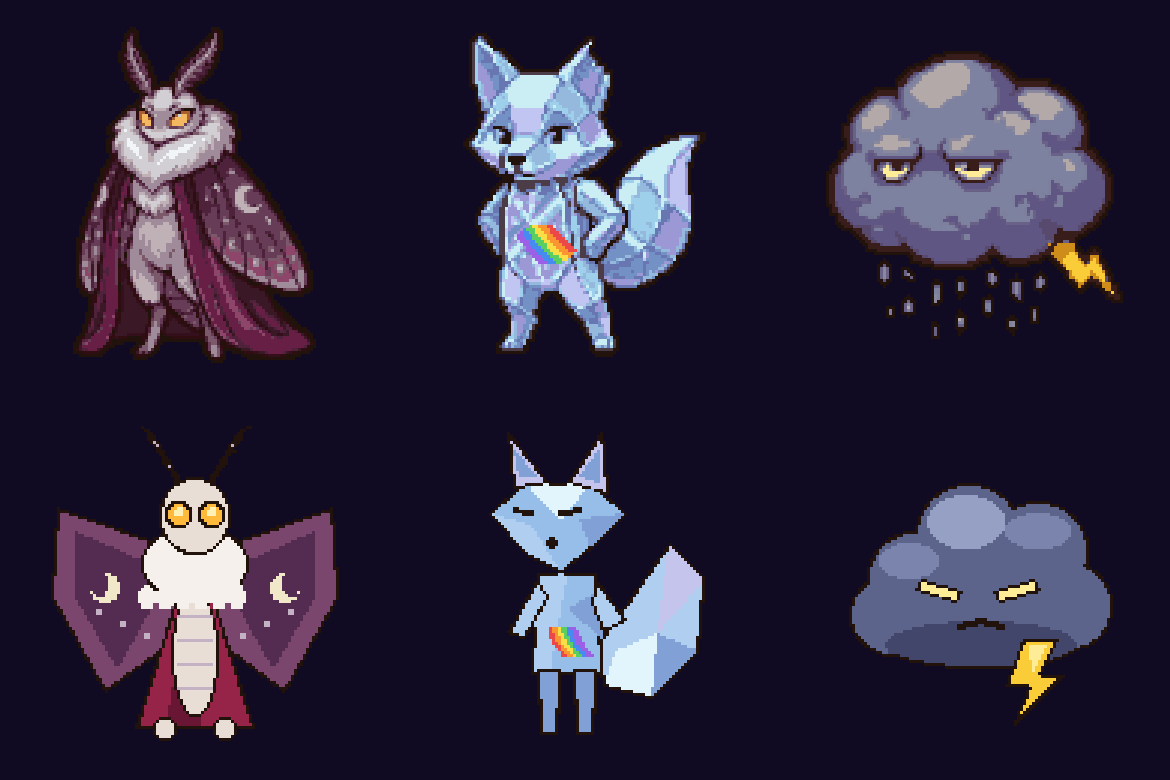

Source code (Python):
#!/usr/bin/env python3
"""The cast drawn from shapes in code, to compare with the painted sprites: each character is a few ellipses and
polygons drawn at 8x, then snapped to pixels (the most common colour in each 8x8 block) and outlined in the shared
dark brown. -> docs/mockups/code_cast.png (top: the sprites in the firmware; below: drawn in code)."""
from pathlib import Path
import numpy as np
from PIL import Image, ImageDraw

ROOT = Path(__file__).resolve().parents[2]
S = 8                                                    # drawn at 8x, then snapped
OUT, BG = (34, 18, 12), (16, 11, 34)


def snap(im):
    a = np.asarray(im)
    h, w = a.shape[0] // S, a.shape[1] // S
    out = np.zeros((h, w, 4), np.uint8)
    for y in range(h):
        for x in range(w):
            blk = a[y * S:(y + 1) * S, x * S:(x + 1) * S].reshape(-1, 4)
            if (blk[:, 3] > 0).sum() < S * S // 2:
                continue
            blk = blk[blk[:, 3] > 0]
            cols, n = np.unique(blk, axis=0, return_counts=True)
            out[y, x] = cols[n.argmax()]
    solid = out[..., 3] > 0
    pad = np.pad(solid, 1)
    edge = solid & ~(pad[:-2, 1:-1] & pad[2:, 1:-1] & pad[1:-1, :-2] & pad[1:-1, 2:])
    out[edge] = (*OUT, 255)
    return Image.fromarray(out)


def canvas(w, h):
    im = Image.new("RGBA", (w * S, h * S), (0, 0, 0, 0))
    d = ImageDraw.Draw(im)
    P = lambda pts: [(x * S, y * S) for x, y in pts]
    E = lambda x0, y0, x1, y1: (x0 * S, y0 * S, x1 * S, y1 * S)
    return im, d, P, E


def vesper():
    im, d, P, E = canvas(100, 112)
    plum, plum_d, silver, cream, fur, cape, cape_d, amber, moon = (122, 70, 110), (84, 44, 82), (196, 178, 196), \
        (232, 222, 214), (246, 240, 236), (150, 36, 72), (104, 22, 52), (255, 186, 60), (240, 232, 200)
    for sx in (-1, 1):                                   # the wings, behind
        cx = 50
        d.polygon(P([(cx, 46), (cx + sx * 46, 30), (cx + sx * 48, 60), (cx + sx * 30, 92), (cx, 70)]), fill=plum, outline=OUT, width=S)
        d.polygon(P([(cx + sx * 8, 52), (cx + sx * 40, 38), (cx + sx * 40, 60), (cx + sx * 26, 84)]), fill=plum_d)
        d.ellipse(E(cx + sx * 30 - 5, 52, cx + sx * 30 + 5, 62), fill=moon)
        d.ellipse(E(cx + sx * 30 - 3 + sx * 2, 51, cx + sx * 30 + 7 + sx * 2 - 4, 60), fill=plum_d)   # a crescent
        for k in range(3):
            d.ellipse(E(cx + sx * (16 + 8 * k) - 1, 72 - 4 * k, cx + sx * (16 + 8 * k) + 1, 74 - 4 * k), fill=silver)
    d.polygon(P([(50, 40), (30, 104), (70, 104)]), fill=cape, outline=OUT, width=S)          # the velvet cape
    d.polygon(P([(50, 48), (40, 104), (52, 104)]), fill=cape_d)
    d.ellipse(E(42, 58, 58, 100), fill=cream, outline=OUT, width=S)                          # the body
    for y in (66, 74, 82, 90):
        d.line(P([(44, y), (56, y)]), fill=silver, width=S)
    d.ellipse(E(32, 36, 68, 62), fill=fur, outline=OUT, width=S)                             # the fluffy collar
    for x in range(34, 68, 6):
        d.ellipse(E(x - 3, 56, x + 3, 64), fill=fur)
    d.ellipse(E(38, 20, 62, 46), fill=cream, outline=OUT, width=S)                           # the head
    d.ellipse(E(40, 28, 49, 37), fill=amber, outline=OUT, width=S)                           # the lantern eyes
    d.ellipse(E(51, 28, 60, 37), fill=amber, outline=OUT, width=S)
    d.ellipse(E(43, 30, 46, 33), fill=(255, 240, 180))
    d.ellipse(E(54, 30, 57, 33), fill=(255, 240, 180))
    for sx in (-1, 1):                                   # the feathered antennae
        d.line(P([(50 + sx * 5, 22), (50 + sx * 16, 4)]), fill=OUT, width=2 * S)
        for k in range(4):
            y, x = 18 - 4 * k, 50 + sx * (7 + 2.5 * k)
            d.line(P([(x, y), (x + sx * 4, y - 3)]), fill=silver, width=S)
    d.ellipse(E(36, 100, 44, 108), fill=cream, outline=OUT, width=S)                         # feet
    d.ellipse(E(56, 100, 64, 108), fill=cream, outline=OUT, width=S)
    return snap(im)


def shard():
    im, d, P, E = canvas(84, 108)
    g1, g2, g3, g4, hi = (150, 190, 232), (176, 206, 240), (128, 160, 214), (196, 196, 236), (226, 244, 252)
    RB = [(236, 72, 72), (250, 150, 50), (250, 222, 70), (90, 206, 96), (70, 140, 240), (156, 96, 230)]
    tail = [(46, 74), (70, 40), (82, 52), (80, 76), (64, 92), (48, 88)]                     # the tail, behind
    d.polygon(P(tail), fill=g2, outline=OUT, width=S)
    d.polygon(P([(70, 40), (82, 52), (66, 70)]), fill=g4)
    d.polygon(P([(66, 70), (80, 76), (64, 92)]), fill=g3)
    d.polygon(P([(52, 76), (66, 70), (64, 92), (48, 88)]), fill=hi)
    d.polygon(P([(26, 50), (46, 50), (48, 84), (24, 84)]), fill=g1, outline=OUT, width=S)   # the body
    d.polygon(P([(26, 50), (36, 50), (30, 84), (24, 84)]), fill=g2)
    d.polygon(P([(36, 62), (46, 56), (48, 72)]), fill=g3)
    for i, c in enumerate(RB):                           # the spectrum low on his belly, bowing with it
        d.line(P([(30 + 1.6 * i, 68), (32 + 1.6 * i, 73), (36 + 1.6 * i, 78)]), fill=c, width=2 * S, joint="curve")
    for x0 in (26, 38):                                  # legs
        d.polygon(P([(x0, 82), (x0 + 8, 82), (x0 + 7, 104), (x0 + 1, 104)]), fill=g3, outline=OUT, width=S)
    d.polygon(P([(26, 52), (16, 70), (22, 72), (30, 58)]), fill=g2, outline=OUT, width=S)   # arms, hand on hip
    d.polygon(P([(46, 52), (56, 66), (48, 70), (44, 60)]), fill=g2, outline=OUT, width=S)
    head = [(10, 30), (22, 20), (44, 20), (56, 30), (44, 42), (34, 50), (22, 44)]
    d.polygon(P(head), fill=g1, outline=OUT, width=S)
    d.polygon(P([(22, 20), (44, 20), (34, 32)]), fill=hi)
    d.polygon(P([(10, 30), (22, 44), (34, 50), (24, 34)]), fill=g2)
    d.polygon(P([(44, 42), (56, 30), (40, 32)]), fill=g3)
    d.polygon(P([(18, 22), (16, 2), (30, 20)]), fill=g4, outline=OUT, width=S)              # the ears
    d.polygon(P([(36, 20), (48, 2), (50, 24)]), fill=g4, outline=OUT, width=S)
    d.polygon(P([(20, 18), (18, 8), (26, 18)]), fill=g3)
    d.polygon(P([(40, 18), (47, 8), (47, 20)]), fill=g3)
    d.line(P([(18, 29), (25, 30)]), fill=OUT, width=2 * S)                                    # sharp eyes
    d.line(P([(33, 30), (41, 29)]), fill=OUT, width=2 * S)
    d.ellipse(E(29, 38, 33, 42), fill=OUT)                                                    # the nose
    return snap(im)


def squall():
    im, d, P, E = canvas(100, 96)
    c1, c2, c3, c4, glow, glow2 = (92, 100, 140), (122, 132, 172), (66, 70, 106), (150, 160, 196), (255, 236, 150), \
        (250, 204, 56)
    puffs = [(14, 30, 46, 62), (30, 14, 66, 50), (54, 20, 88, 54), (8, 44, 40, 72), (66, 40, 96, 70), (28, 40, 76, 76)]
    for e in puffs:
        d.ellipse(E(*e), fill=c1, outline=OUT, width=S)
    for e in puffs:                                      # (then the inside, over the inner outlines)
        x0, y0, x1, y1 = e
        d.ellipse(E(x0 + 1, y0 + 1, x1 - 1, y1 - 1), fill=c1)
    d.ellipse(E(34, 18, 60, 36), fill=c4)                # the lit tops
    d.ellipse(E(18, 34, 38, 46), fill=c2)
    d.ellipse(E(60, 24, 82, 36), fill=c2)
    d.ellipse(E(20, 60, 84, 76), fill=c3)                # the dark underside
    d.polygon(P([(32, 46), (46, 50), (44, 54), (30, 50)]), fill=glow, outline=OUT, width=S)   # the eyes, sulking
    d.polygon(P([(70, 46), (56, 50), (58, 54), (72, 50)]), fill=glow, outline=OUT, width=S)
    d.line(P([(44, 62), (52, 60), (60, 62)]), fill=OUT, width=2 * S)                          # the frown
    bolt = [(66, 66), (78, 66), (72, 78), (80, 78), (62, 96), (68, 82), (60, 82)]
    d.polygon(P(bolt), fill=glow2, outline=OUT, width=S)
    d.polygon(P([(68, 68), (74, 68), (69, 78)]), fill=glow)
    return snap(im)


def main():
    painted = [Image.open(ROOT / "art" / "sprites" / f"{n}.png").convert("RGBA") for n in ("vesper", "shard", "squall")]
    drawn = [vesper(), shard(), squall()]
    for n, im in zip(("vesper", "shard", "squall"), drawn):
        im.save(ROOT / "docs" / "mockups" / f"code_{n}.png")
    Z, cw, ch = 3, 130, 130
    sheet = Image.new("RGBA", (3 * cw * Z, 2 * ch * Z), (*BG, 255))
    for row, ims in enumerate((painted, drawn)):
        for i, im in enumerate(ims):
            big = im.resize((im.width * Z, im.height * Z), Image.NEAREST)
            sheet.alpha_composite(big, (i * cw * Z + (cw * Z - big.width) // 2, row * ch * Z + (ch * Z - big.height) // 2))
    sheet.convert("RGB").save(ROOT / "docs" / "mockups" / "code_cast.png")
    print("docs/mockups/code_cast.png")


if __name__ == "__main__":
    main()
